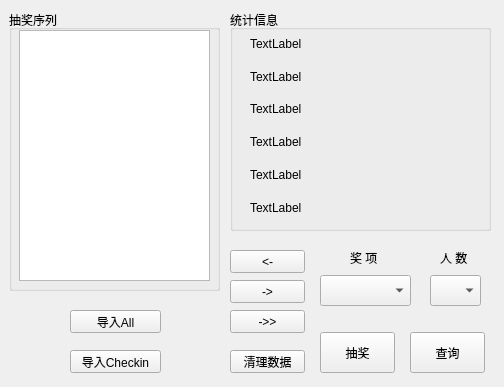
<?xml version="1.0" encoding="UTF-8"?>
<ui version="4.0">
 <class>Form</class>
 <widget class="QWidget" name="Form">
  <property name="geometry">
   <rect>
    <x>0</x>
    <y>0</y>
    <width>504</width>
    <height>387</height>
   </rect>
  </property>
  <property name="windowTitle">
   <string>Form</string>
  </property>
  <widget class="QPushButton" name="pushButton_Search">
   <property name="geometry">
    <rect>
     <x>410</x>
     <y>332</y>
     <width>75</width>
     <height>41</height>
    </rect>
   </property>
   <property name="text">
    <string>查询</string>
   </property>
  </widget>
  <widget class="QPushButton" name="pushButton_DrawLottery">
   <property name="geometry">
    <rect>
     <x>320</x>
     <y>332</y>
     <width>75</width>
     <height>41</height>
    </rect>
   </property>
   <property name="text">
    <string>抽奖</string>
   </property>
  </widget>
  <widget class="QComboBox" name="comboBox_WinType">
   <property name="geometry">
    <rect>
     <x>320</x>
     <y>275</y>
     <width>91</width>
     <height>31</height>
    </rect>
   </property>
  </widget>
  <widget class="QPushButton" name="pushButton_AddQueue">
   <property name="geometry">
    <rect>
     <x>230</x>
     <y>250</y>
     <width>75</width>
     <height>23</height>
    </rect>
   </property>
   <property name="text">
    <string>&lt;-</string>
   </property>
  </widget>
  <widget class="QPushButton" name="push_Button_ImportAll">
   <property name="geometry">
    <rect>
     <x>70</x>
     <y>310</y>
     <width>91</width>
     <height>23</height>
    </rect>
   </property>
   <property name="text">
    <string>导入All</string>
   </property>
  </widget>
  <widget class="QPushButton" name="pushButton_Checkin">
   <property name="geometry">
    <rect>
     <x>70</x>
     <y>350</y>
     <width>91</width>
     <height>23</height>
    </rect>
   </property>
   <property name="text">
    <string>导入Checkin</string>
   </property>
  </widget>
  <widget class="QPushButton" name="pushButton_DelQueue">
   <property name="geometry">
    <rect>
     <x>230</x>
     <y>280</y>
     <width>75</width>
     <height>23</height>
    </rect>
   </property>
   <property name="text">
    <string>-&gt;</string>
   </property>
  </widget>
  <widget class="QPushButton" name="pushButton_DelAllQueue">
   <property name="geometry">
    <rect>
     <x>230</x>
     <y>310</y>
     <width>75</width>
     <height>23</height>
    </rect>
   </property>
   <property name="text">
    <string>-&gt;&gt;</string>
   </property>
  </widget>
  <widget class="QPushButton" name="pushButton_Reset">
   <property name="geometry">
    <rect>
     <x>230</x>
     <y>350</y>
     <width>75</width>
     <height>23</height>
    </rect>
   </property>
   <property name="text">
    <string>清理数据</string>
   </property>
  </widget>
  <widget class="QGroupBox" name="groupBox">
   <property name="geometry">
    <rect>
     <x>230</x>
     <y>10</y>
     <width>261</width>
     <height>221</height>
    </rect>
   </property>
   <property name="title">
    <string>统计信息</string>
   </property>
   <widget class="QWidget" name="layoutWidget">
    <property name="geometry">
     <rect>
      <x>20</x>
      <y>20</y>
      <width>221</width>
      <height>191</height>
     </rect>
    </property>
    <layout class="QVBoxLayout" name="verticalLayout">
     <item>
      <widget class="QLabel" name="label_statistic1">
       <property name="text">
        <string>TextLabel</string>
       </property>
      </widget>
     </item>
     <item>
      <widget class="QLabel" name="label_statistic2">
       <property name="text">
        <string>TextLabel</string>
       </property>
      </widget>
     </item>
     <item>
      <widget class="QLabel" name="label_statistic3">
       <property name="text">
        <string>TextLabel</string>
       </property>
      </widget>
     </item>
     <item>
      <widget class="QLabel" name="label_statistic4">
       <property name="text">
        <string>TextLabel</string>
       </property>
      </widget>
     </item>
     <item>
      <widget class="QLabel" name="label_statistic5">
       <property name="text">
        <string>TextLabel</string>
       </property>
      </widget>
     </item>
     <item>
      <widget class="QLabel" name="label_statistic6">
       <property name="text">
        <string>TextLabel</string>
       </property>
      </widget>
     </item>
    </layout>
   </widget>
  </widget>
  <widget class="QGroupBox" name="groupBox_2">
   <property name="geometry">
    <rect>
     <x>9</x>
     <y>10</y>
     <width>211</width>
     <height>281</height>
    </rect>
   </property>
   <property name="title">
    <string>抽奖序列</string>
   </property>
   <widget class="QTableWidget" name="tableWidget">
    <property name="geometry">
     <rect>
      <x>10</x>
      <y>20</y>
      <width>191</width>
      <height>251</height>
     </rect>
    </property>
   </widget>
  </widget>
  <widget class="QLabel" name="label">
   <property name="geometry">
    <rect>
     <x>350</x>
     <y>250</y>
     <width>31</width>
     <height>16</height>
    </rect>
   </property>
   <property name="text">
    <string>奖 项</string>
   </property>
  </widget>
  <widget class="QLabel" name="label_2">
   <property name="geometry">
    <rect>
     <x>440</x>
     <y>250</y>
     <width>31</width>
     <height>16</height>
    </rect>
   </property>
   <property name="text">
    <string>人 数</string>
   </property>
  </widget>
  <widget class="QComboBox" name="comboBox_number">
   <property name="geometry">
    <rect>
     <x>430</x>
     <y>275</y>
     <width>51</width>
     <height>31</height>
    </rect>
   </property>
  </widget>
  <zorder>groupBox</zorder>
  <zorder>groupBox_2</zorder>
  <zorder>pushButton_Search</zorder>
  <zorder>pushButton_DrawLottery</zorder>
  <zorder>comboBox_WinType</zorder>
  <zorder>pushButton_AddQueue</zorder>
  <zorder>push_Button_ImportAll</zorder>
  <zorder>pushButton_Checkin</zorder>
  <zorder>pushButton_DelQueue</zorder>
  <zorder>pushButton_DelAllQueue</zorder>
  <zorder>pushButton_Reset</zorder>
  <zorder>label</zorder>
  <zorder>label_2</zorder>
  <zorder>comboBox_number</zorder>
 </widget>
 <resources/>
 <connections>
  <connection>
   <sender>push_Button_ImportAll</sender>
   <signal>clicked()</signal>
   <receiver>Form</receiver>
   <slot>importall()</slot>
   <hints>
    <hint type="sourcelabel">
     <x>78</x>
     <y>371</y>
    </hint>
    <hint type="destinationlabel">
     <x>88</x>
     <y>412</y>
    </hint>
   </hints>
  </connection>
 </connections>
 <slots>
  <slot>importall()</slot>
 </slots>
</ui>
